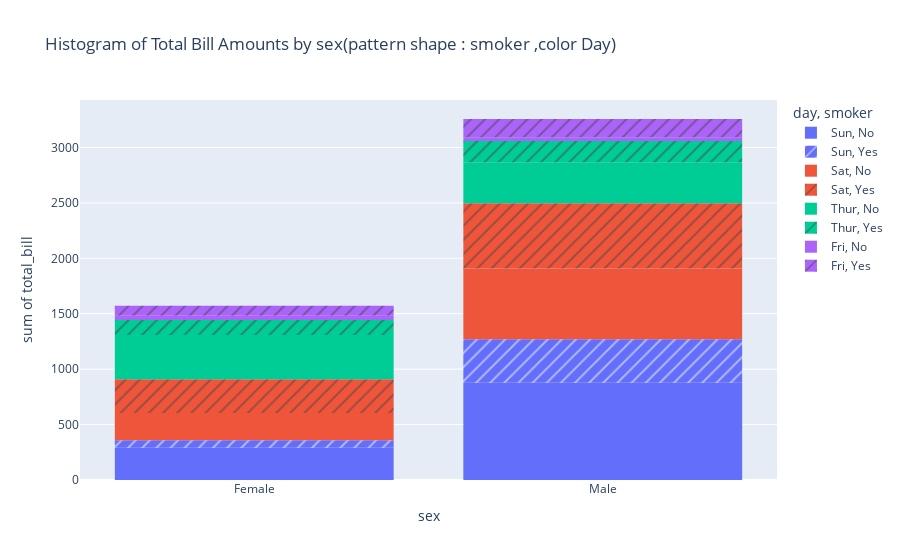

Notebook code cell kept with this figure:
### Markdown cell above
Q3. Using the tips dataset in the Plotly library, Plot a histogram for x= "sex" and y="total_bill" column in
the tips dataset. Also, use the "smoker" column with the pattern_shape parameter and the "day"
column with the color parameter.

### Code cell
import plotly.express as px
# import "tips" data set from plotly Express
tips_data = px.data.tips()

# Create a histrogram with specified parameters
histogram = px.histogram(
            tips_data,
            x="sex",
            y="total_bill" ,
            color="day",
            pattern_shape="smoker",
            title="Histogram of Total Bill Amounts by sex(pattern shape : smoker ,color Day)")
# Show the plot
histogram.show()

### Figure 1 — Plotly figure (JSON) as saved in the notebook; plotly's stock layout.template omitted (floating-point values rounded to 4 significant figures)
{"data": [{"alignmentgroup": "True", "bingroup": "x", "histfunc": "sum", "hovertemplate": "day=Sun<br>smoker=No<br>sex=%{x}<br>sum of total_bill=%{y}<extra></extra>", "legendgroup": "Sun, No", "marker": {"color": "#636efa", "pattern": {"shape": ""}}, "name": "Sun, No", "offsetgroup": "Sun, No", "orientation": "v", "showlegend": true, "type": "histogram", "x": ["Female", "Male", "Male", "Male", "Female", "Male", "Male", "Male", "Male", "Male", "Male", "Female", "Male", "Male", "Female", "Male", "Female", "Male", "Female", "Male", "Male", "Male", "Male", "Male", "Male", "Male", "Male", "Male", "Male", "Female", "Female", "Male", "Male", "Male", "Male", "Male", "Female", "Female", "Male", "Male", "Male", "Male", "Male", "Male", "Female", "Male", "Female", "Female", "Male", "Male", "Male", "Female", "Male", "Male", "Male", "Male", "Male"], "xaxis": "x", "y": [16.99, 10.34, 21.01, 23.68, 24.59, 25.29, 8.77, 26.88, 15.04, 14.78, 10.27, 35.26, 15.42, 18.43, 14.83, 21.58, 10.33, 16.29, 16.97, 17.46, 13.94, 9.68, 30.4, 18.29, 22.23, 32.4, 28.55, 18.04, 12.54, 10.29, 34.81, 9.94, 25.56, 19.49, 38.07, 23.95, 25.71, 17.31, 29.93, 14.07, 13.13, 17.26, 24.55, 19.77, 29.85, 48.17, 25, 13.39, 16.49, 21.5, 12.66, 16.21, 13.81, 24.52, 20.76, 31.71, 20.69], "yaxis": "y"}, {"alignmentgroup": "True", "bingroup": "x", "histfunc": "sum", "hovertemplate": "day=Sun<br>smoker=Yes<br>sex=%{x}<br>sum of total_bill=%{y}<extra></extra>", "legendgroup": "Sun, Yes", "marker": {"color": "#636efa", "pattern": {"shape": "/"}}, "name": "Sun, Yes", "offsetgroup": "Sun, Yes", "orientation": "v", "showlegend": true, "type": "histogram", "x": ["Female", "Male", "Male", "Male", "Male", "Male", "Male", "Female", "Male", "Male", "Male", "Male", "Male", "Male", "Female", "Male", "Female", "Male", "Male"], "xaxis": "x", "y": [17.51, 7.25, 31.85, 16.82, 32.9, 17.89, 14.48, 9.6, 34.63, 34.65, 23.33, 45.35, 23.17, 40.55, 20.9, 30.46, 18.15, 23.1, 15.69], "yaxis": "y"}, {"alignmentgroup": "True", "bingroup": "x", "histfunc": "sum", "hovertemplate": "day=Sat<br>smoker=No<br>sex=%{x}<br>sum of total_bill=%{y}<extra></extra>", "legendgroup": "Sat, No", "marker": {"color": "#EF553B", "pattern": {"shape": ""}}, "name": "Sat, No", "offsetgroup": "Sat, No", "orientation": "v", "showlegend": true, "type": "histogram", "x": ["Male", "Male", "Female", "Female", "Male", "Male", "Male", "Male", "Male", "Male", "Female", "Male", "Male", "Female", "Female", "Male", "Male", "Male", "Female", "Male", "Male", "Male", "Female", "Male", "Male", "Male", "Female", "Male", "Male", "Female", "Female", "Male", "Female", "Male", "Male", "Female", "Male", "Male", "Male", "Male", "Male", "Male", "Female", "Male", "Male"], "xaxis": "x", "y": [20.65, 17.92, 20.29, 15.77, 39.42, 19.82, 17.81, 13.37, 12.69, 21.7, 19.65, 9.55, 18.35, 15.06, 20.69, 17.78, 24.06, 16.31, 16.93, 18.69, 31.27, 16.04, 26.41, 48.27, 17.59, 20.08, 16.45, 20.23, 12.02, 17.07, 14.73, 10.51, 20.92, 18.24, 14, 7.25, 48.33, 20.45, 13.28, 11.61, 10.77, 10.07, 35.83, 29.03, 17.82], "yaxis": "y"}, {"alignmentgroup": "True", "bingroup": "x", "histfunc": "sum", "hovertemplate": "day=Sat<br>smoker=Yes<br>sex=%{x}<br>sum of total_bill=%{y}<extra></extra>", "legendgroup": "Sat, Yes", "marker": {"color": "#EF553B", "pattern": {"shape": "/"}}, "name": "Sat, Yes", "offsetgroup": "Sat, Yes", "orientation": "v", "showlegend": true, "type": "histogram", "x": ["Male", "Male", "Male", "Male", "Male", "Male", "Female", "Male", "Female", "Female", "Male", "Female", "Female", "Male", "Male", "Male", "Female", "Female", "Female", "Male", "Male", "Male", "Male", "Male", "Female", "Male", "Male", "Female", "Female", "Female", "Male", "Male", "Male", "Female", "Female", "Male", "Male", "Male", "Male", "Male", "Female", "Male"], "xaxis": "x", "y": [38.01, 11.24, 20.29, 13.81, 11.02, 18.29, 3.07, 15.01, 26.86, 25.28, 17.92, 44.3, 22.42, 15.36, 20.49, 25.21, 14.31, 10.59, 10.63, 50.81, 15.81, 26.59, 38.73, 24.27, 12.76, 30.06, 25.89, 13.27, 28.17, 12.9, 28.15, 11.59, 7.74, 30.14, 22.12, 24.01, 15.69, 15.53, 12.6, 32.83, 27.18, 22.67], "yaxis": "y"}, {"alignmentgroup": "True", "bingroup": "x", "histfunc": "sum", "hovertemplate": "day=Thur<br>smoker=No<br>sex=%{x}<br>sum of total_bill=%{y}<extra></extra>", "legendgroup": "Thur, No", "marker": {"color": "#00cc96", "pattern": {"shape": ""}}, "name": "Thur, No", "offsetgroup": "Thur, No", "orientation": "v", "showlegend": true, "type": "histogram", "x": ["Male", "Male", "Male", "Male", "Female", "Male", "Female", "Male", "Male", "Male", "Male", "Female", "Female", "Female", "Male", "Female", "Male", "Male", "Female", "Female", "Male", "Female", "Female", "Male", "Male", "Female", "Female", "Female", "Female", "Female", "Female", "Female", "Female", "Female", "Male", "Male", "Female", "Female", "Female", "Female", "Female", "Male", "Male", "Male", "Female"], "xaxis": "x", "y": [27.2, 22.76, 17.29, 16.66, 10.07, 15.98, 34.83, 13.03, 18.28, 24.71, 21.16, 10.65, 12.43, 24.08, 11.69, 13.42, 14.26, 15.95, 12.48, 29.8, 8.52, 14.52, 11.38, 22.82, 19.08, 20.27, 11.17, 12.26, 18.26, 8.51, 10.33, 14.15, 13.16, 17.47, 34.3, 41.19, 27.05, 16.43, 8.35, 18.64, 11.87, 9.78, 7.51, 7.56, 18.78], "yaxis": "y"}, {"alignmentgroup": "True", "bingroup": "x", "histfunc": "sum", "hovertemplate": "day=Thur<br>smoker=Yes<br>sex=%{x}<br>sum of total_bill=%{y}<extra></extra>", "legendgroup": "Thur, Yes", "marker": {"color": "#00cc96", "pattern": {"shape": "/"}}, "name": "Thur, Yes", "offsetgroup": "Thur, Yes", "orientation": "v", "showlegend": true, "type": "histogram", "x": ["Male", "Male", "Male", "Female", "Male", "Male", "Male", "Male", "Female", "Female", "Male", "Male", "Female", "Female", "Female", "Male", "Female"], "xaxis": "x", "y": [19.44, 32.68, 16, 19.81, 28.44, 15.48, 16.58, 10.34, 43.11, 13, 13.51, 18.71, 12.74, 13, 16.4, 20.53, 16.47], "yaxis": "y"}, {"alignmentgroup": "True", "bingroup": "x", "histfunc": "sum", "hovertemplate": "day=Fri<br>smoker=No<br>sex=%{x}<br>sum of total_bill=%{y}<extra></extra>", "legendgroup": "Fri, No", "marker": {"color": "#ab63fa", "pattern": {"shape": ""}}, "name": "Fri, No", "offsetgroup": "Fri, No", "orientation": "v", "showlegend": true, "type": "histogram", "x": ["Male", "Female", "Male", "Female"], "xaxis": "x", "y": [22.49, 22.75, 12.46, 15.98], "yaxis": "y"}, {"alignmentgroup": "True", "bingroup": "x", "histfunc": "sum", "hovertemplate": "day=Fri<br>smoker=Yes<br>sex=%{x}<br>sum of total_bill=%{y}<extra></extra>", "legendgroup": "Fri, Yes", "marker": {"color": "#ab63fa", "pattern": {"shape": "/"}}, "name": "Fri, Yes", "offsetgroup": "Fri, Yes", "orientation": "v", "showlegend": true, "type": "histogram", "x": ["Male", "Female", "Female", "Male", "Male", "Male", "Male", "Female", "Female", "Male", "Female", "Male", "Male", "Female", "Female"], "xaxis": "x", "y": [28.97, 5.75, 16.32, 40.17, 27.28, 12.03, 21.01, 11.35, 15.38, 12.16, 13.42, 8.58, 13.42, 16.27, 10.09], "yaxis": "y"}], "layout": {"barmode": "relative", "legend": {"title": {"text": "day, smoker"}, "tracegroupgap": 0}, "title": {"text": "Histogram of Total Bill Amounts by sex(pattern shape : smoker ,color Day)"}, "xaxis": {"anchor": "y", "domain": [0, 1], "title": {"text": "sex"}}, "yaxis": {"anchor": "x", "domain": [0, 1], "title": {"text": "sum of total_bill"}}}}
